Frame 1 (no input): blank canvas, image omitted
Frame 60 (no input): blank canvas, image omitted
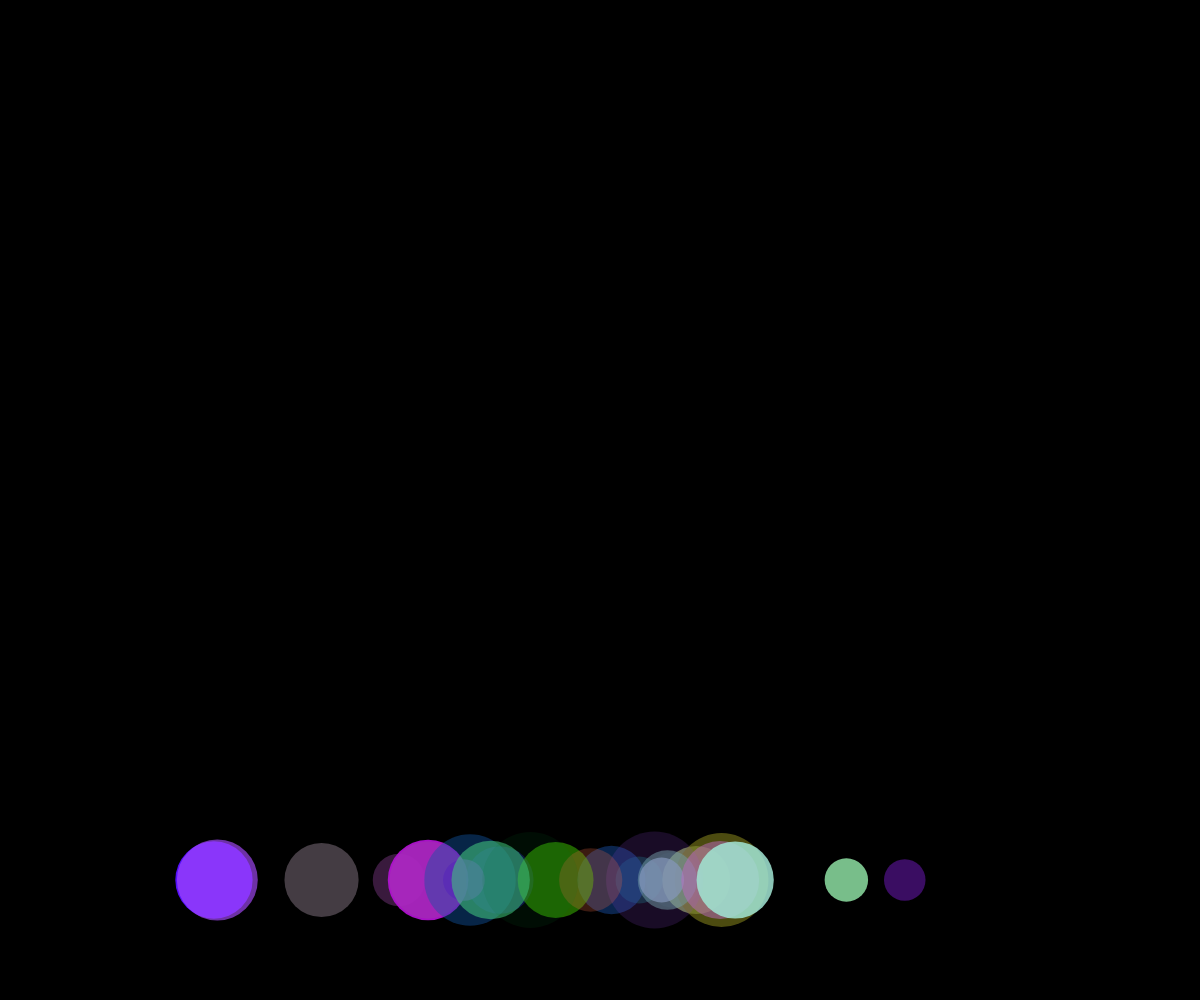
Frame 120 (the mouse pressed at the canvas centre since frame 60)

The p5.js sketch whose frames 1 and 60 were blank and that drew this single picture after the mouse press (run headless with seeded random() and noise() and a simulated clock; from frame 60 on, the mouse is pressed at the canvas centre):

// p5.js sketch
// ── sketch.js
// Bubble Demo

let theBubbles = [];
// let bubble;

function setup() {
  createCanvas(windowWidth, windowHeight);
}

function draw() {
  background(0);
  bubbleUp();
  displayBubble();
}

function bubbleUp() {
  for (let bubble of theBubbles) {
    bubble.y += bubble.dy;

    //jitter sideways
    // bubble.x += random(-5, 5); 

    bubble.x = noise(bubble.theTime) * width;
    bubble.theTime += 0.005;
  }
}

function displayBubble() {
  noStroke();
  for (let bubble of theBubbles) {
    fill(bubble.bubbleColor);
    circle(bubble.x, bubble.y, bubble.radius*2);
  }
}

function spawnBubble() {
  let bubble = {
    x: random(0, width),
    y: height,
    radius: random(20, 50),
    dx: 0,
    dy: -2,
    bubbleColor: color(random(0, 255), random(0, 255), random(0, 255), random(0, 255)),
    theTime: random(0, 1000),
  };
  theBubbles.push(bubble);
}

function mousePressed() {
  for (let i = 0; i<25; i++) {
    spawnBubble();
  }
}
